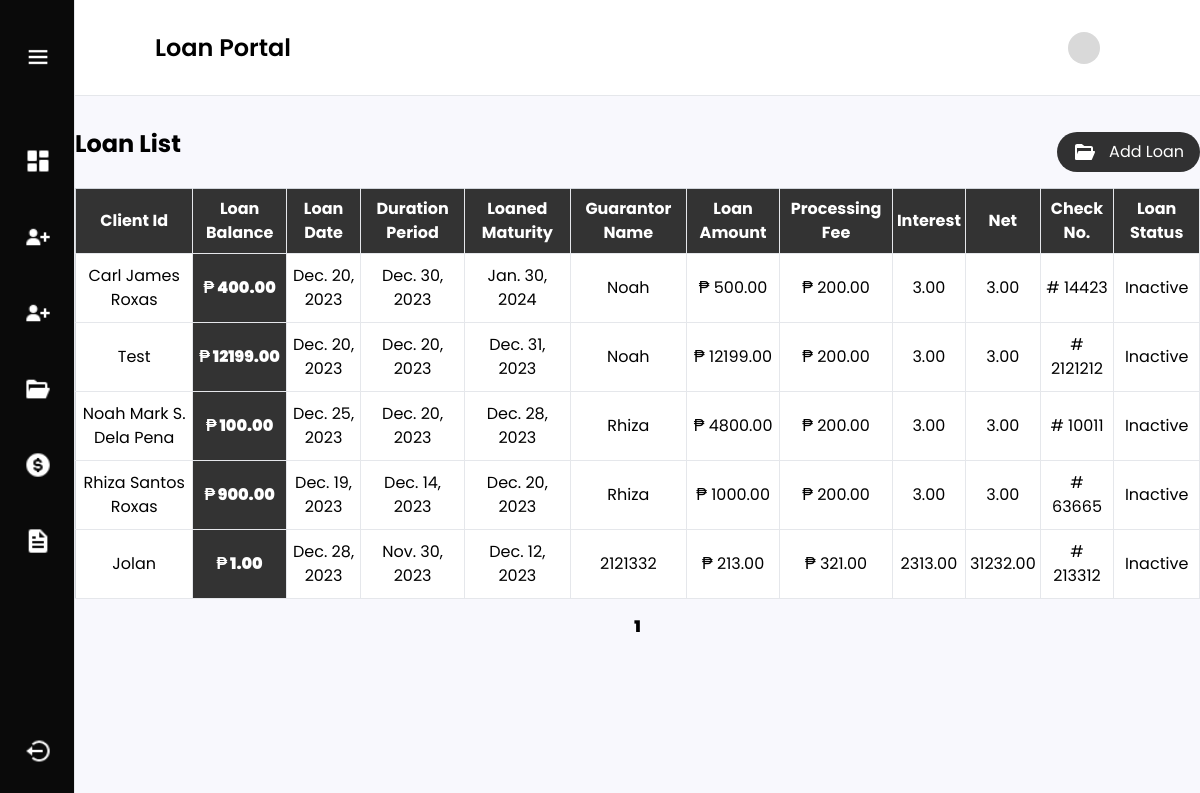
/adminUser/loanList/, run on an earlier commit of the app's database.
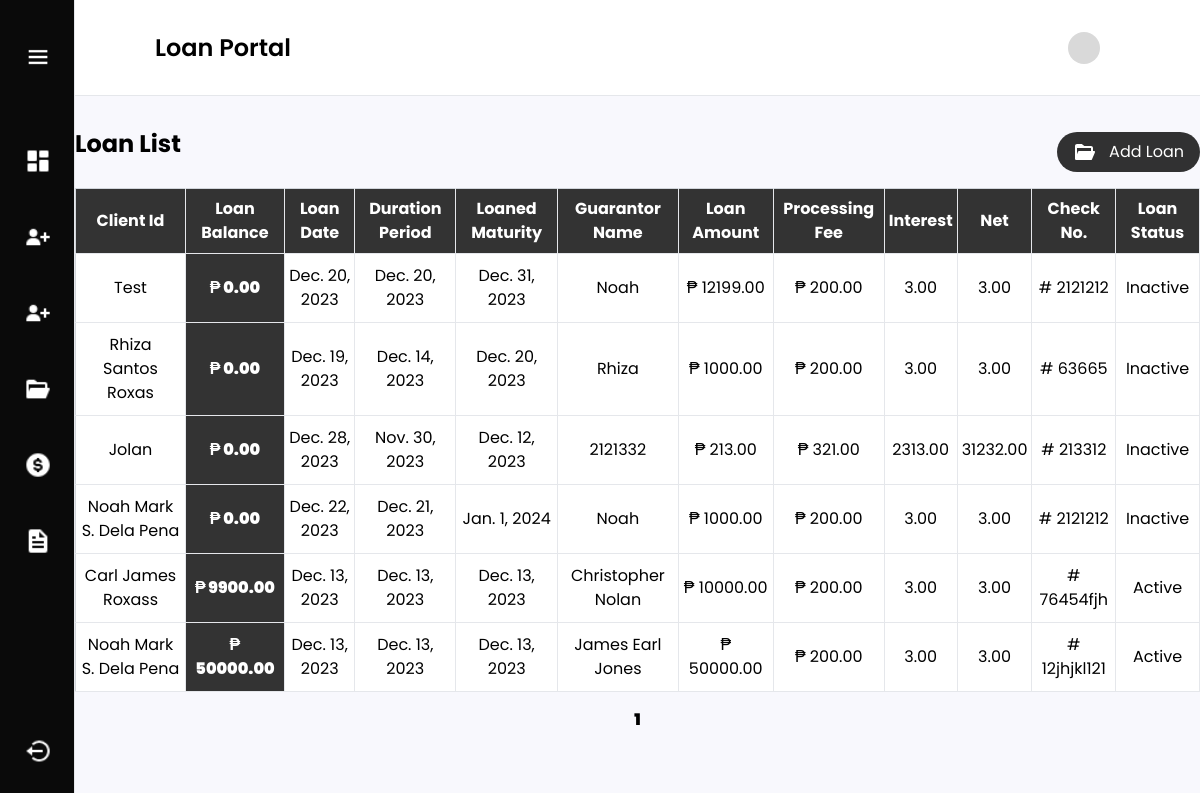
And on a later commit of the database.
### loanmanagement/models.py (models this page shows, shortened)
class Loan(models.Model):
    client_id = models.ForeignKey(Person, on_delete=models.CASCADE)
    loan_date = models.DateField()
    duration_period = models.DateField()
    interest_rate = models.DecimalField(max_digits=10, decimal_places=2)
    loan_amount = models.DecimalField(max_digits=100, decimal_places=2)
    loan_maturity = models.DateField()
    guarantor = models.CharField(max_length=250)
    processing_fee = models.DecimalField(max_digits=10, decimal_places=2)
    loan_balance = models.DecimalField(max_digits=10, decimal_places=2, null=True)
    net = models.DecimalField(max_digits=10, decimal_places=2)
    checking_no = models.CharField(max_length=250, null=False, blank=False)
    has_active_loan = models.BooleanField(default=True)

class Person(models.Model):
    name = models.CharField(max_length=250, null=False, blank=False)
    address = models.CharField(max_length=250, null=False, blank=False)
    picture = models.ImageField(upload_to='images/', null=True, blank=True)
    document = models.FileField(upload_to='documents/', null=True, blank=True)
    created_at = models.DateTimeField(auto_now_add=True)
    def __str__(self):
        return self.name

### loanmanagement/views.py (the view)
# urls.py: path('loanList/', views.loan_list, name='loan_list'),
def loan_list(request):
    loans = Loan.objects.all()
    paginated = Paginator(loans, 10)
    page_number = request.GET.get('page')
    page = paginated.get_page(page_number)
    if request.method == 'POST':
        form = LoanForm(request.POST)
        if form.is_valid():
            loan = form.save(commit=False)
            if loan.loan_balance == 0:
                loan.has_active_loan = False
            loan.save()
    else:
        form = LoanForm()
    return render(request, 'loanPortal.html', {'loans': page, 'form': form, 'paginator': paginated})

### loanmanagement/templates/loanPortal.html (shortened to what the changed rows need)
{% extends 'layout.html' %}
{% block content %}
   <div>
       <div class="flex justify-between bg-white h-24 items-center px-6 md:px-20 py-auto border-b">
            <h2 class="text-xl md:text-2xl font-semibold">Loan Portal</h2>
               {% load static %}
       </div>
                    {% load widget_tweaks %}
       <div class="mx-3 md:mx-auto max-w-[1340px] mt-8">
           <div class="flex justify-between items-center mb-3">
                <h1 class="md:text-2xl text-xl font-bold mb-4">Loan List</h1>
            </div>
           <table class="min-w-full bg-white border border-gray-300">
            <thead>
                <tr class="bg-black/80 text-white">
                    <th class="py-2 px-1 border-b border-r">Client Id</th>
                    <th class="py-2 px-1 border-b border-r">Loan Balance</th>
                    <th class="py-2 px-1 border-b border-r">Loan Date</th>
                    <th class="py-2 px-1 border-b border-r">Duration Period</th>
                    <th class="py-2 px-1 border-b border-r">Loaned Maturity</th>
                    <th class="py-2 px-1 border-b border-r">Guarantor Name</th>
                    <th class="py-2 px-1 border-b border-r">Loan Amount</th>
                    <th class="py-2 px-1 border-b border-r">Processing Fee</th>
                    <th class="py-2 px-1 border-b border-r">Interest</th>
                    <th class="py-2 px-1 border-b border-r">Net</th>
                    <th class="py-2 px-1 border-b border-r">Check No.</th>
                    <th class="py-2 px-1 border-b border-r">Loan Status</th>
                </tr>
            </thead>
            <tbody>
                {% for loan in loans %}
                    <tr class="text-center">
                        <td class="py-2 px-1 border-b border-r py-2.5">{{ loan.client_id }}</td>
                        <td class="py-2 px-1 border-b border-r py-2.5 font-black bg-black/80 text-white">₱ {{ loan.loan_balance }}</td>
                        <td class="py-2 px-1 border-b border-r py-2.5">{{ loan.loan_date }}</td>
                        <td class="py-2 px-1 border-b border-r py-2.5">{{ loan.duration_period }}</td>
                        <td class="py-2 px-1 border-b border-r py-2.5">{{ loan.loan_maturity }}</td>
                        <td class="py-2 px-1 border-b border-r py-2.5">{{ loan.guarantor }}</td>
                        <td class="py-2 px-1 border-b border-r py-2.5">₱ {{ loan.loan_amount }}</td>
                        <td class="py-2 px-1 border-b border-r py-2.5">₱ {{ loan.processing_fee }}</td>
                        <td class="py-2 px-1 border-b border-r py-2.5">{{ loan.interest_rate }}</td>
                        <td class="py-2 px-1 border-b border-r py-2.5">{{ loan.net }}</td>
                        <td class="py-2 px-1 border-b border-r py-2.5"># {{ loan.checking_no }}</td>
                        <td class="py-2 px-1 border-b border-r py-2.5">
                            {% if loan.has_active_loan %}
                                Active
                            {% else %}
                                Inactive
                            {% endif %}
                        </td>
                    </tr>
                {% endfor %}
            </tbody>
        </table>
         <div class="flex justify-center mt-4">
        <ul class="pagination flex justify-center items-center gap-5">
            {% for num in loans.paginator.page_range %}
                {% if loans.number == num %}
                    <li class="active font-black"><span>{{ num }} <span class="sr-only">(current)</span></span></li>
                {% else %}
                    <li><a href="?page={{ num }}">{{ num }}</a></li>
                {% endif %}
            {% endfor %}
        </ul>
    </div>
       </div>
   </div>
{% endblock %}

What changed in the data, as far as the page shows it:
removed Loan: client_id "Carl James Roxas", loan_balance "400.00", loan_date "Dec. 20, 2023", duration_period "Dec. 30, 2023", loan_maturity "Jan. 30, 2024", guarantor "Noah", loan_amount "500.00", processing_fee "200.00", interest_rate "3.00", net "3.00", checking_no "14423", has_active_loan "Inactive"
removed Loan: client_id "Noah Mark S. Dela Pena", loan_balance "100.00", loan_date "Dec. 25, 2023", duration_period "Dec. 20, 2023", loan_maturity "Dec. 28, 2023", guarantor "Rhiza", loan_amount "4800.00", processing_fee "200.00", interest_rate "3.00", net "3.00", checking_no "10011", has_active_loan "Inactive"
changed Loan "Dec. 31, 2023": loan_balance "12199.00" → "0.00"
changed Loan "Dec. 19, 2023": loan_balance "900.00" → "0.00"
changed Loan "Dec. 28, 2023": loan_balance "1.00" → "0.00"
added Loan: client_id "Noah Mark S. Dela Pena", loan_balance "0.00", loan_date "Dec. 22, 2023", duration_period "Dec. 21, 2023", loan_maturity "Jan. 1, 2024", guarantor "Noah", loan_amount "1000.00", processing_fee "200.00", interest_rate "3.00", net "3.00", checking_no "2121212", has_active_loan "Inactive"
added Loan: client_id "Carl James Roxass", loan_balance "9900.00", loan_date "Dec. 13, 2023", duration_period "Dec. 13, 2023", loan_maturity "Dec. 13, 2023", guarantor "Christopher Nolan", loan_amount "10000.00", processing_fee "200.00", interest_rate "3.00", net "3.00", checking_no "76454fjh", has_active_loan "Active"
added Loan: client_id "Noah Mark S. Dela Pena", loan_balance "50000.00", loan_date "Dec. 13, 2023", duration_period "Dec. 13, 2023", loan_maturity "Dec. 13, 2023", guarantor "James Earl Jones", loan_amount "50000.00", processing_fee "200.00", interest_rate "3.00", net "3.00", checking_no "12jhjkl121", has_active_loan "Active"
